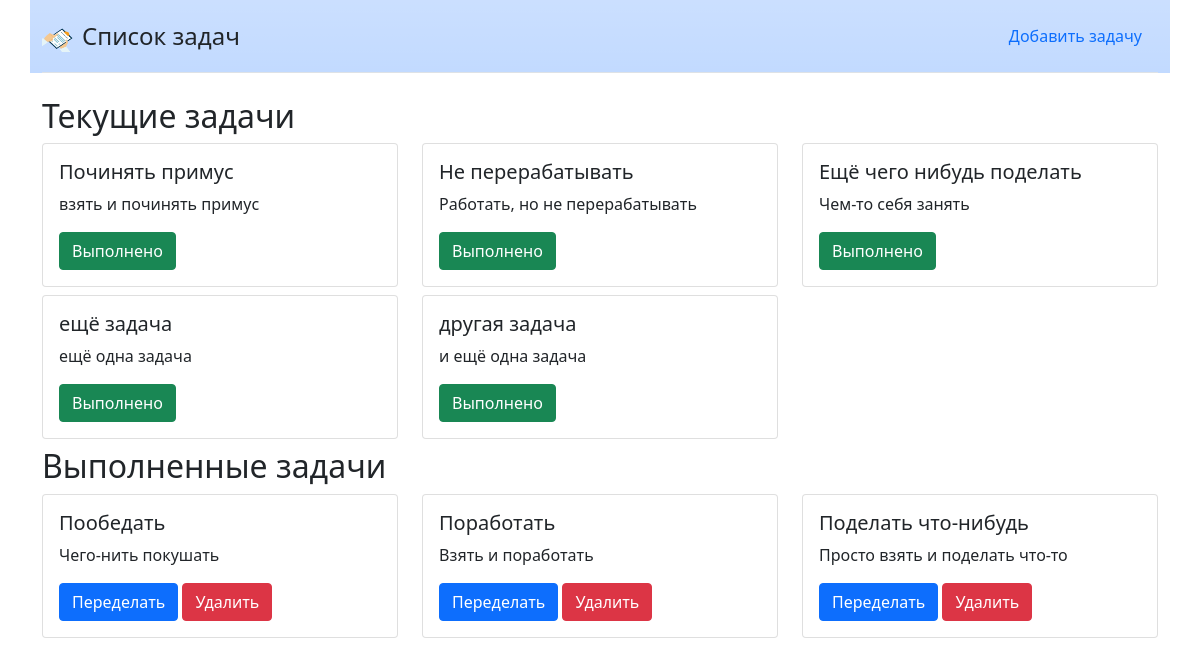
The app's page /, older data.
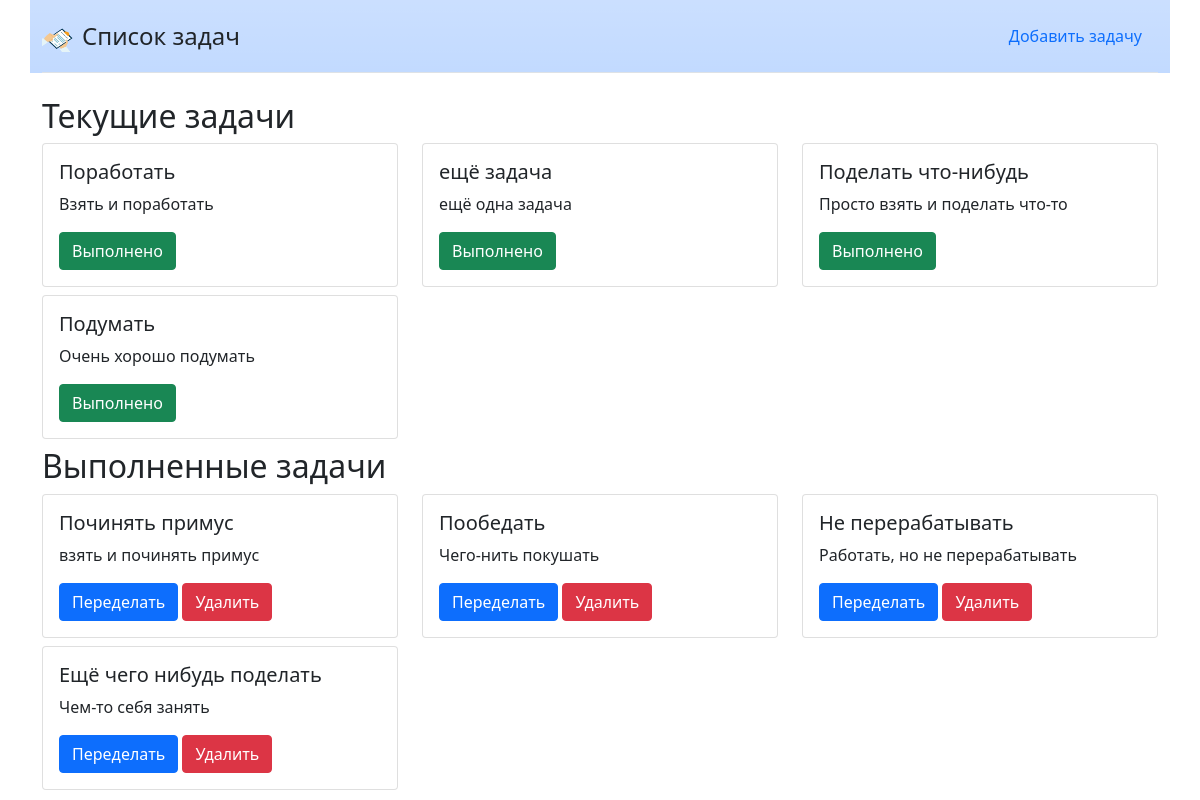
The same page, newer data.
### app.py (models this page shows, shortened)
class Tasks(db.Model):
    id = db.Column(db.Integer, primary_key=True)
    title = db.Column(db.String(45), nullable=False)
    description = db.Column(db.Text)
    is_completed = db.Column(db.Boolean, default=False)

### app.py (the view)
@app.route("/")
def index():
    all_tasks = {
        "current_tasks": Tasks.query.filter(Tasks.is_completed == 0).all(),
        "completed_tasks": Tasks.query.filter(Tasks.is_completed == 1).all(),
    }
    return render_template("index.html", **all_tasks)

### templates/index.html (shortened to what this page needs)
{% extends "base.html" %}
{% block main %}
    <div class="container">
        <div class="row">
            {% if not current_tasks %}
                <h2>Задач нет!</h2>
            {% else %}
                <h2>Текущие задачи</h2>
                {% for task in current_tasks %}
                    <div class="col-4 mb-lg-2">
                        <div class="card">
                            <div class="card-body">
                                <h5 class="card-title">{{ task.title }}</h5>
                                <p class="card-text">{{ task.description }}</p>
                                <a href="/task_complete/{{ task.id }}" class="btn btn-success">Выполнено</a>
                            </div>
                        </div>
                    </div>
                {% endfor %}
            {% endif %}
            {% if not completed_tasks %}
                <h2>Выполненных задач нет!</h2>
            {% else %}
                <h2>Выполненные задачи</h2>
                {% for task in completed_tasks %}
                    <div class="col-4 mb-lg-2">
                        <div class="card">
                            <div class="card-body">
                                <h5 class="card-title">{{ task.title }}</h5>
                                <p class="card-text">{{ task.description }}</p>
                                <a href="/rework/{{ task.id }}" class="btn btn-primary">Переделать</a>
                                <a href="/del/{{ task.id }}" class="btn btn-danger">Удалить</a>
                            </div>
                        </div>
                    </div>
                {% endfor %}
            {% endif %}
        </div>
    </div>
{% endblock %}

### templates/base.html (shortened to what this page needs)
<!doctype html>
<html lang="en">
<head>
    <link rel="stylesheet" href="{{ url_for("static", filename="css/bootstrap.min.css") }}">
</head>
<body>
    <div class="container bg-primary bg-gradient bg-opacity-25">
        <header class="d-flex flex-wrap justify-content-center py-3 mb-4 border-bottom">
            <a href="/" class="d-flex align-items-center mb-3 mb-md-0 me-md-auto text-dark text-decoration-none">
                <img src="{{ url_for("static", filename="img/tasks.png") }}" alt="" width="40" height="32">
                <span class="fs-4">Список задач</span>
            </a>
            <ul class="nav nav-pills">
                <li class="nav-item"><a href="/add" class="nav-link">Добавить задачу</a></li>
            </ul>
    </header>
    </div>
    {% block main %}
    {% endblock %}
</body>
</html>

Row changes from the older to the newer data that the page shows:
removed Tasks: title "другая задача", description "и ещё одна задача", shown under "Текущие задачи"
changed Tasks "Поработать": moves from the list under "Выполненные задачи" to the list under "Текущие задачи"
changed Tasks "Поделать что-нибудь": moves from the list under "Выполненные задачи" to the list under "Текущие задачи"
added Tasks: title "Подумать", description "Очень хорошо подумать", shown under "Текущие задачи"
changed Tasks "Починять примус": moves from the list under "Текущие задачи" to the list under "Выполненные задачи"
changed Tasks "Не перерабатывать": moves from the list under "Текущие задачи" to the list under "Выполненные задачи"
changed Tasks "Ещё чего нибудь поделать": moves from the list under "Текущие задачи" to the list under "Выполненные задачи"
